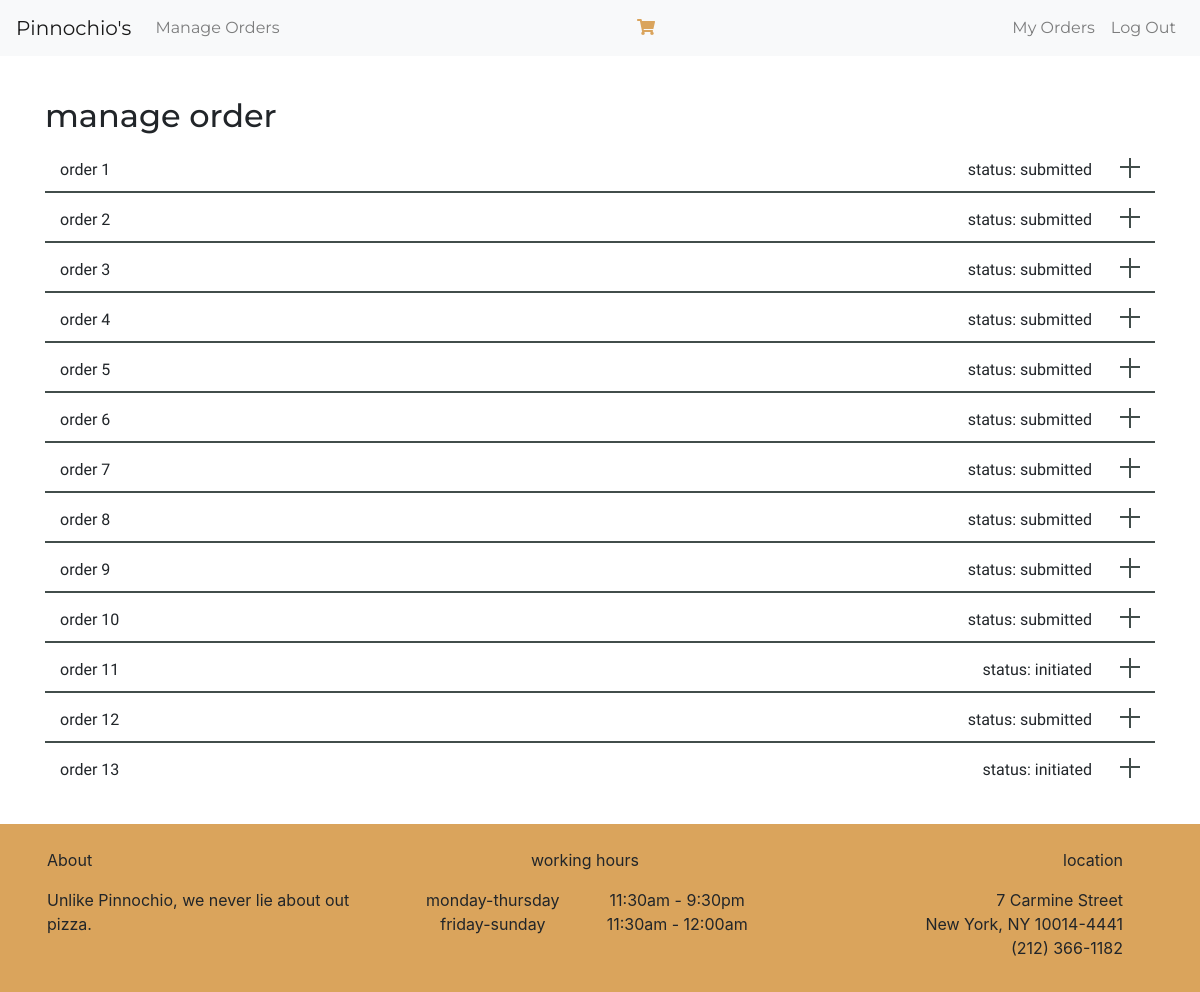
Page /manage_order (signed in) on the earlier database version.
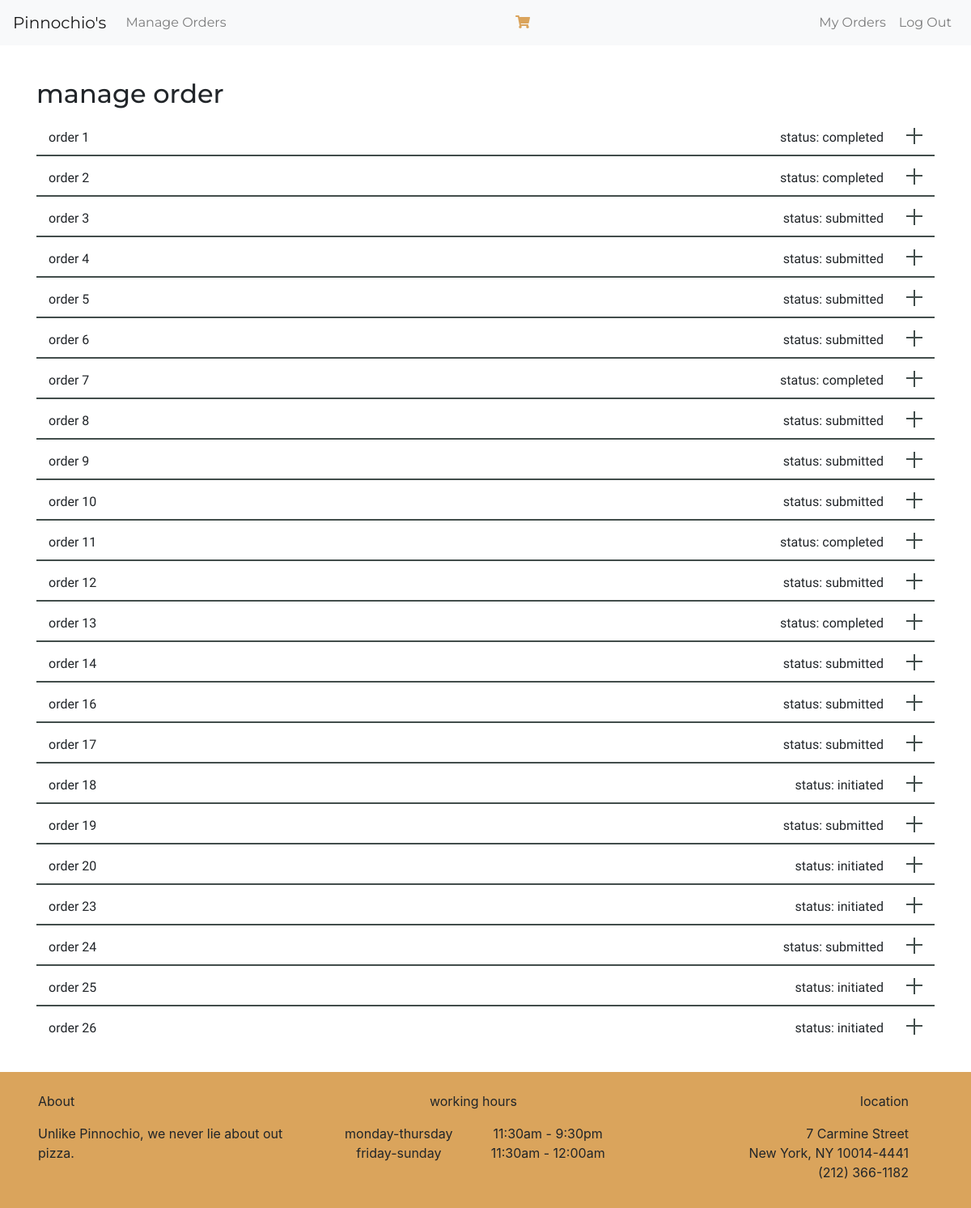
Same page on the later database version.
### orders/models.py (models this page shows)
class Order (models.Model):
    user=models.ForeignKey(User, on_delete=models.CASCADE, related_name="user")
    order_total=models.DecimalField(max_digits=8,decimal_places=2, default=0.00)
    status=models.CharField(max_length=64, default="Initiated")
    time=models.DateTimeField(blank=True, null=True)
    def __str__(self):
        return f"{self.id} {self.user} - {self.order_total} - {self.status}"

### orders/views.py (the view)
# urls.py: path("manage_order", views.manage_order, name="manage_order")
def manage_order(request):
    if request.method == 'POST':
        if 'mark' in request.POST:
            id=request.POST.get('mark')
            order=Order.objects.get(pk=id)
            order.status="Completed"
            order.save()
            orders=Order.objects.all()
    else:
        if request.user.is_superuser:
            orders=Order.objects.all()
            print(orders)
    return render(request, "orders/manage_order.html", {"orders":orders})

### orders/models.py (called while the page is built)
    def __str__(self):
        return f"{self.name}"

    def __str__(self):
        return f"{self.name}"

### orders/templates/orders/manage_order.html (shortened to what this page needs)
{% extends "orders/base.html" %}
{% block body %}
    <div class="wrapper container">
        <div class="header"><h2> manage order</h2></div>
        {% for i in orders %}
            <div class="accordion_wrap">
                <div class="accordion_header d-flex">
                    <div>
                        order {{i.id}}
                    </div>
                    <div class="ml-auto mr-5">
                        status: {{ i.status | lower}}
                    </div>
                </div>
            </div>
        {% endfor %}
    </div>
{% endblock %}

### orders/templates/orders/base.html (shortened to what this page needs)
{% load static %}
<!doctype html>
<html lang="en">
  <head>
    <link rel="stylesheet" href="https://stackpath.bootstrapcdn.com/bootstrap/4.4.1/css/bootstrap.min.css">
    <link rel="stylesheet" href="https://maxcdn.bootstrapcdn.com/font-awesome/4.4.0/css/font-awesome.min.css">
    <link rel="stylesheet" href="https://unpkg.com/aos@next/dist/aos.css" />
    <link rel="stylesheet" href="{% static '/css/index.css' %}">
  </head>
  <body>
    <div id="holder">
        <div id="header">
            <nav class="navbar navbar-expand-lg navbar-light bg-light">
                <a class="navbar-brand" href="{% url 'index' %}">Pinnochio's</a>
                <div class="collapse navbar-collapse" id="navbarNav">
                    <ul class="navbar-nav">
                        {% if request.user.is_superuser %}
                            <li class="nav-item">
                                <a class="nav-link" href="{% url 'manage_order' %}">Manage Orders</a>
                            </li>
                        {% endif %}
                    </ul>
                    <ul class="navbar-nav ml-auto">
                        <li class="nav-item">
                            <a class="nav-link cart" href="{% url 'cart_view' %}"><i class="fas fa-shopping-cart" style="color: #daa45c;"></i></a>
                        </li>
                    </ul>
                    <ul class="navbar-nav ml-auto">
                        {% if user.is_authenticated %}
                            <li class="nav-item">
                                <a class="nav-link" href="{% url 'order_view' %}">My Orders</a>
                            </li>
                            <li class="nav-item">
                                <a class="nav-link" href="{% url 'logout' %}">Log Out</a>
                            </li>
                        {% endif %}
                    </ul>
                </div>
            </nav>
        </div>
        <div id="main">
            {% block body %}
            {% endblock %}
        </div>
        <div id="footer">
            <div class="navbar navbar-static-bottom container-fluid" role="navigation">
                <div class="navbar-header container">
                <div class="row" style="width: 100%;">
                    <div class="col-md-4 mb-2">
                        <div>
                            <p>About</p>
                        </div>
                        <div>
                            <span>Unlike Pinnochio, we never lie about out pizza.</span>
                        </div>
                    </div>
                    <div class="col-md-4 text-md-center mb-2">
                            <div>
                                <p>working hours</p>
                            </div>
                            <div class="row">
                                <div class="col">
                                    <span>monday-thursday</span>
                                    <span>friday-sunday</span>
                                </div>
                                <div class="col">
                                    <span>11:30am - 9:30pm</span>
                                    <span>11:30am - 12:00am</span>
                                </div>
                            </div>
                    </div>
                    <div class="col-md-4 mb-2">
                        <div class="text-md-right">
                            <div>
                                <p>location</p>
                            </div>
                            <div>
                                <span>7 Carmine Street <br> New York, NY 10014-4441 <br> (212) 366-1182 </span>
                            </div>
                        </div>
                    </div>
                </div>
                </div>
            </div>
        </div>
    </div>
  </body>
</html>

### orders/static/css/index.css (style rules this page uses)
.wrapper { margin-top: 10px; padding-top: 15px; padding-bottom: 15px; }
.wrapper .accordion_wrap .accordion_header { width: 100%; height: 50px; padding:15px; border-bottom: 2px solid #424d4b; position: relative; cursor: pointer; font-family: 'Raleway', sans-serif; }
.wrapper .accordion_wrap:last-child .accordion_header { border-bottom: 2px solid transparent; border-bottom-left-radius: 3px; border-bottom-right-radius: 3px; }
.wrapper .accordion_wrap .accordion_header:before, .wrapper .accordion_wrap .accordion_header:after { content: ""; position: absolute; top: 50%; transform: translateY(-50%); right: 15px; width: 20px; height: 2px; background:#424d4b; }
.wrapper .accordion_wrap .accordion_header:after { transform: rotate(-90deg); transition: all 0.5s ease; }
nav.navbar a { font-family: 'Montserrat', sans-serif; }
div.header { font-family: 'Montserrat', sans-serif; }
html,body { height: 100% }
#holder { min-height: 100vh; flex-direction:column; display: flex; padding: 0; margin: 0; }
#main { flex: 1; padding: 1em; }
#footer { background-color: #daa45c; padding: 1em; }

Differences in the rows shown:
changed Order id 1: status "submitted" → "completed"
changed Order id 2: status "submitted" → "completed"
changed Order id 7: status "submitted" → "completed"
changed Order id 11: status "initiated" → "completed"
changed Order id 13: status "initiated" → "completed"
added Order: id "14", status "submitted"
added Order: id "16", status "submitted"
added Order: id "17", status "submitted"
added Order: id "18", status "initiated"
added Order: id "19", status "submitted"
added Order: id "20", status "initiated"
added Order: id "23", status "initiated"
added Order: id "24", status "submitted"
added Order: id "25", status "initiated"
added Order: id "26", status "initiated"
